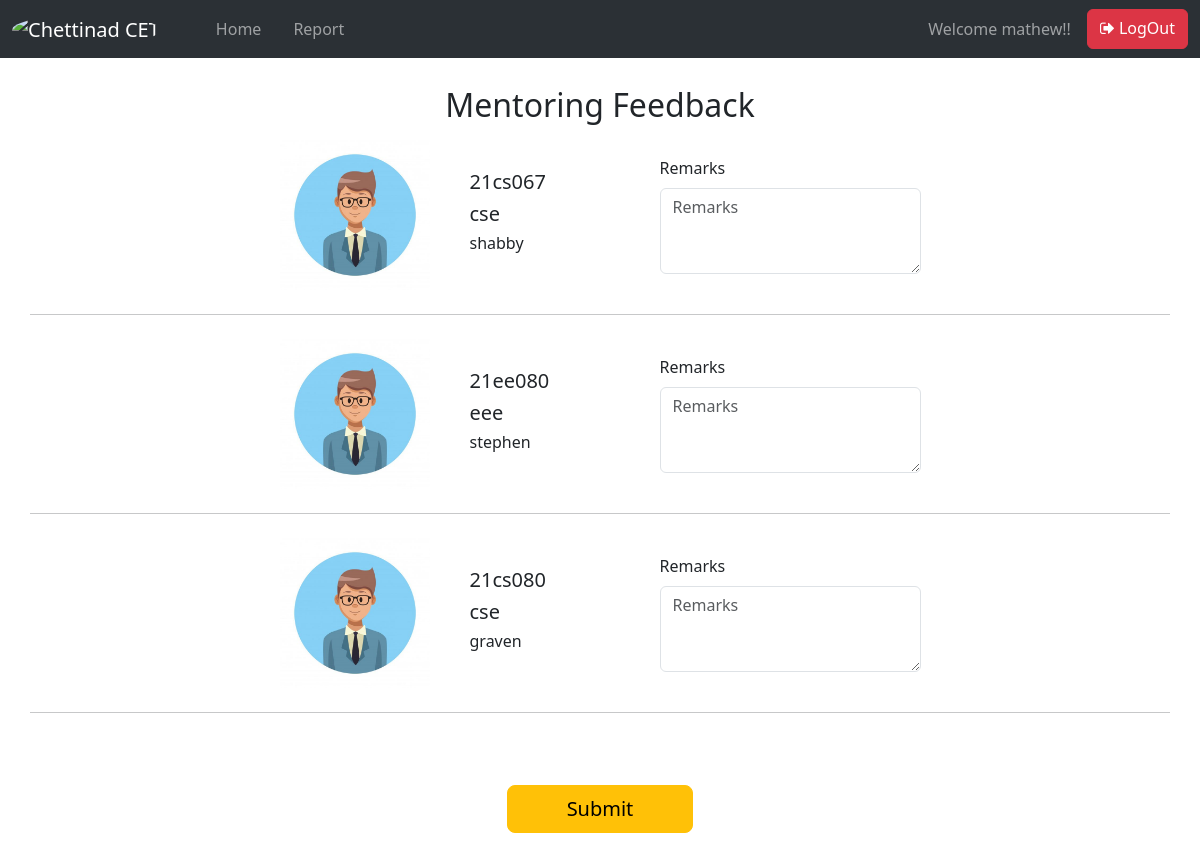
/oldindex.php (signed in), run on the app's committed database.
### tables this page shows
CREATE TABLE IF NOT EXISTS `student` (
  `ID` int(11) NOT NULL AUTO_INCREMENT,
  `rollno` varchar(10) NOT NULL,
  `photo` varchar(150) DEFAULT './student.jpg',
  `name` varchar(50) NOT NULL DEFAULT '0',
  `dept` varchar(50) NOT NULL DEFAULT '0',
  `mentorid` int(11) NOT NULL DEFAULT '0',
  `insertat` timestamp NOT NULL DEFAULT CURRENT_TIMESTAMP,
  PRIMARY KEY (`ID`),
  UNIQUE KEY `rollno` (`rollno`)
);

### oldindex.php (the view, shortened to what this page needs)
<?php
include_once("config.php");
if (isset($_SESSION["faculty_id"])) {
    ?>
    <!doctype html>
    <html lang="en">
    <head>
        <link href="https://cdn.jsdelivr.net/npm/bootstrap@5.3.2/dist/css/bootstrap.min.css" rel="stylesheet"
>
        <link rel="stylesheet" href="https://cdnjs.cloudflare.com/ajax/libs/font-awesome/4.7.0/css/font-awesome.min.css">
    </head>
    <body>
        <?php include_once("navbar.php"); ?>
        <div class="container" style="margin-top: 70px">
            <div class="row justify-content-center">
                <h2 class="mt-3 mb-3 col-lg-5 text-center">Mentoring Feedback</h2>
                <?php
                $stmt = $dbh->prepare("SELECT * FROM student where mentorid=:mentorid");
                $stmt->bindParam(':mentorid', $_SESSION["faculty_id"]);
                $stmt->execute();
                $result = $stmt->fetchAll(PDO::FETCH_ASSOC);
                if ($result) {
                    ?>
                    <form action="action.php" method="post">
                        <?php
                        foreach ($result as $row) {
                            ?>
                            <div class="row justify-content-center">
                                <div class="col-lg-2 col-md-3 col-sm-6 align-self-center">
                                    <img src="<?php echo $row['photo']; ?>" alt="<?php $row['photo']; ?>" height="150">
                                </div>
                                <div class="col-lg-2 col-md-2 col-sm-6 align-self-center">
                                    <h5>
                                        <?php echo $row['rollno']; ?>
                                    </h5>
                                    <h5>
                                        <?php echo $row['dept']; ?>
                                    </h5>
                                    <h6>
                                        <?php echo $row['name']; ?>
                                    </h6>
                                </div>
                                <div class="col-lg-3 col-md-4 col-sm-10 align-self-center">
                                    <label for="remark<?php echo $row["ID"]; ?>" class="form-label">Remarks</label>
                                    <textarea class="form-control" rows=3 name="remark<?php echo $row["ID"]; ?>"
                                        placeholder="Remarks" oninput="validateInput(this)"></textarea>
                                </div>
                                <hr class="my-4">
                            </div>
                            <?php
                        }
                        ?>
                        <div class="d-grid gap-2 mx-auto col-2 m-5">
                            <input type="submit" class="btn btn-warning btn-lg mb-5">
                        </div>
                    </form>
                    <?php
                } else {
                    echo "<option value=''>No student found</option>";
                }
                ?>
            </div>
        </div>
    </body>
    </html>
    <?php
} else
    header("location:login.php");
?>

### data on the page
student: photo (picture), rollno "21cs067", dept "cse", name "shabby", ID "Remarks"
student: photo (picture), rollno "21ee080", dept "eee", name "stephen", ID "Remarks"
student: photo (picture), rollno "21cs080", dept "cse", name "graven", ID "Remarks"

### other printed values
$_SESSION["name"] "mathew"
